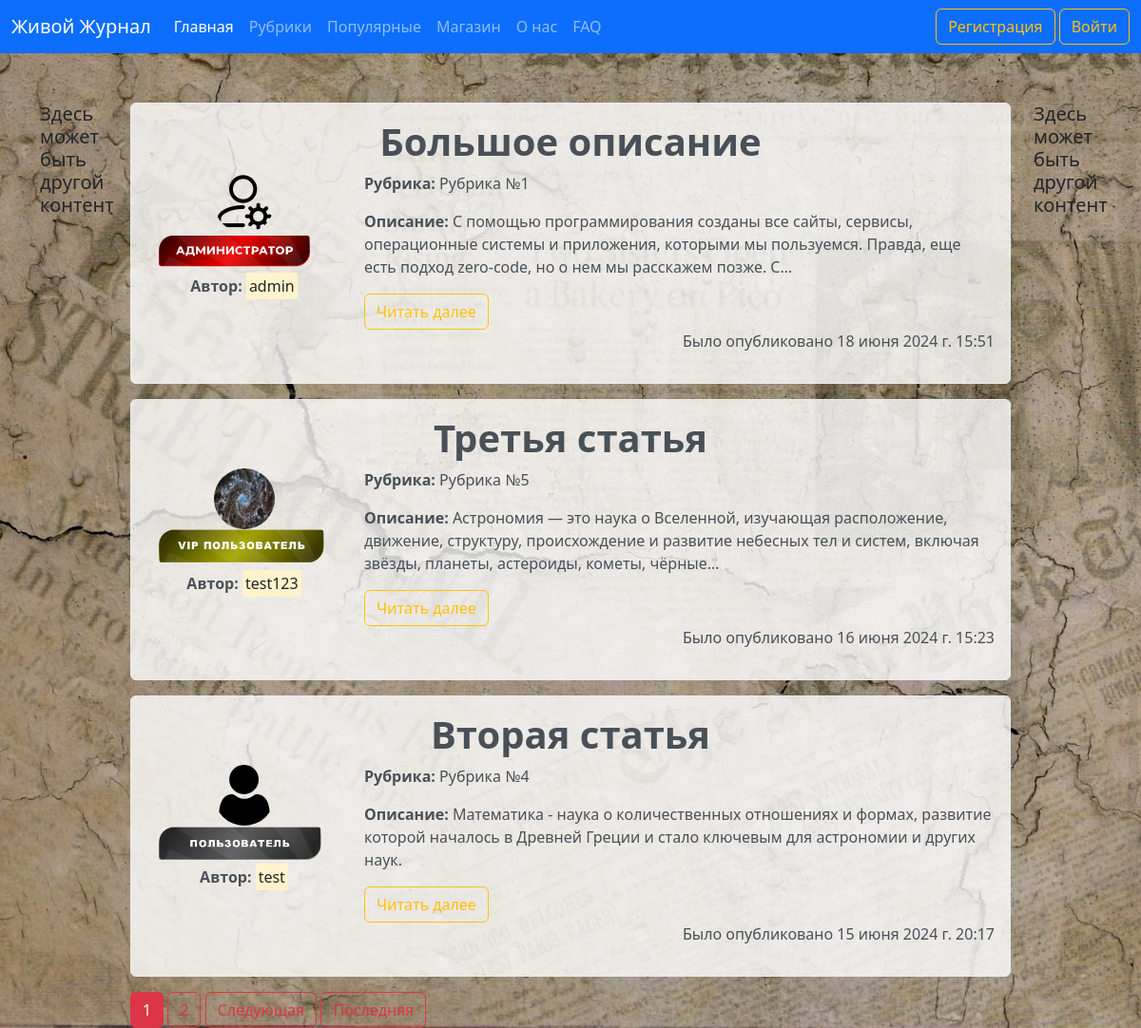
The page / on the database its author committed.
### journal/models.py (models this page shows, shortened)
class Article(models.Model):
    CATEGORY_CHOICES = [
        ('Рубрика №1', 'Category №1'),
        ('Рубрика №2', 'Category №2'),
        ('Рубрика №3', 'Category №3'),
        ('Рубрика №4', 'Category №4'),
        ('Рубрика №5', 'Category №5'),
    ]
    title = models.CharField('Название', max_length=100)
    description = models.TextField('Описание')
    text = models.TextField('Основной текст')
    category = models.CharField(max_length=50, verbose_name='Рубрика', choices=CATEGORY_CHOICES, default='Рубрика №1')
    author = models.ForeignKey(User, verbose_name='Автор', on_delete=models.CASCADE)
    publication = models.BooleanField('Статус публикации', default=False)
    date = models.DateTimeField('Дата', default=timezone.now)
    likes = models.IntegerField('Количество лайков', default=0)
    class Meta:
        verbose_name = 'Статью'
        verbose_name_plural = 'Статьи'

### users/models.py (models this page shows, shortened)
class Profile(models.Model):
    STATUS_CHOICES = {
        ('User', 'Пользователь'),
        ('User VIP', 'VIP пользователь'),
        ('Admin', 'Администратор'),
    }
    user = models.OneToOneField(User, verbose_name='Имя пользователя', on_delete=models.CASCADE)
    img = models.ImageField('Фото пользователя', default='default_user.png', upload_to='user_images')
    status = models.CharField(max_length=20, verbose_name='Статус пользователя', choices=STATUS_CHOICES, default='User')
    class Meta:
        verbose_name = 'Профаил'
        verbose_name_plural = 'Профайлы'

### journal/views.py (the view)
# urls.py: path('', views.HomeView.as_view(), name='home'),
class HomeView(ListView):
    model = Article
    template_name = 'journal/home.html'
    context_object_name = 'Article'
    ordering = ['-date']
    paginate_by = 3

### journal/templates/journal/home.html (shortened to what this page needs)
{% extends 'journal/base.html' %}
{% block home_active %}
  active
{% endblock %}
{% block content %}
    <div class="container mt-5">
      <div class="row">
        <div class="col-md-1 sidebar">
          <h5>Здесь может быть другой контент</h5>
        </div>
        <div class="col-md-10">
          {% for article in Article %}
          <div class="alert alert-light">
            <div class="row">
                <h1 style="text-align: center;"><strong>{{ article.title}}</strong></h1>
              <div class="col-md-3">
                <a href="{% url 'profile' %}" class="no-underline">
                  <div class="profile-container">
                    <img src="{{ article.author.profile.img.url }}" alt="{{ article.author }}" class="user_images">
                    {% if article.author.profile.status == 'User' %}
                    <img src="pictures/main_page/user_label.png" alt="Badge" width="180">
                    {% elif article.author.profile.status == 'Admin' %}
                    <img src="pictures/main_page/admin_label.png" alt="Badge" width="180">
                    {% else %}
                    <img src="pictures/main_page/user_vip_label.png" alt="Badge" width="180">
                    {% endif %}
                    <p><b>Автор:</b> <mark>{{ article.author.username }}</mark></p>
                  </div>
                </a>
              </div>
              <div class="col-md-9">
                <p><b>Рубрика:</b> {{ article.category }}</p>
                <p><b>Описание: </b>{{ article.description|striptags|truncatechars:180}}</p>
                  <a class="btn btn-outline-warning" href="{%  url 'articles-detail' article.id %}">Читать далее</a>
                <p class="right-align">Было опубликовано {{ article.date }}</p>
              </div>
            </div>
          </div>
          {% endfor %}
          {% if is_paginated %}
              {% for num in page_obj.paginator.page_range %}
                {% if num == page_obj.number %}
                  <button class ="btn btn-danger">{{ num }}</button>
                  {% elif num > page_obj.number|add:'-2' and num < page_obj.number|add:'2' %}
                    <a href="?page={{ num }}" class="btn btn-outline-danger">{{ num }}</a>
                {% endif %}
              {% endfor %}
              {% if page_obj.has_next %}
                  <a href="?page={{ page_obj.next_page_number }}" class="btn btn-outline-danger">Следующая</a>
                  <a href="?page={{ page_obj.paginator.num_pages }}" class="btn btn-outline-danger">Последняя</a>
              {% endif %}
          {% endif %}
        </div>
        <div class="col-md-1 sidebar">
          <h5>Здесь может быть другой контент</h5>
        </div>
      </div>
    </div>
{% endblock %}

### journal/templates/journal/base.html (shortened to what this page needs)
{% load static %}
<!DOCTYPE html>
<html lang="ru">
<head>
    <link rel="stylesheet" href="https://cdn.jsdelivr.net/npm/bootstrap@5.3.2/dist/css/bootstrap.min.css">
    <link rel="stylesheet" href="{% static 'journal/main.css' %}">
</head>
<body background='/pictures/background.jpg' alt="">
<nav class="navbar navbar-expand-lg navbar-dark bg-primary fixed-top navbar">
  <div class="container-fluid">
    <a class="navbar-brand">Живой Журнал</a>
    <div class="collapse navbar-collapse" id="navbarSupportedContent">
      <ul class="navbar-nav me-auto mb-2 mb-lg-0">
        <li class="nav-item">
          <a class="nav-link {% block home_active %}{% endblock %}" aria-current="page" href="{% url 'home' %}">Главная</a>
        </li>
        <li class="nav-item">
          <a class="nav-link {% block categories_active %}{% endblock %}" href="{% url 'categories' %}">Рубрики</a>
        </li>
        <li class="nav-item">
          <a class="nav-link {% block popular_active %}{% endblock %}" href="{% url 'popular' %}">Популярные</a>
        </li>
        <li class="nav-item">
          <a class="nav-link {% block shop_active %}{% endblock %}" href="{% url 'shop' %}">Магазин</a>
        </li>
        <li class="nav-item">
          <a class="nav-link {% block about_us_active %}{% endblock %}" href="{% url 'about-us' %}">О нас</a>
        </li>
        <li class="nav-item">
          <a class="nav-link {% block guide_active %}{% endblock %}" href="{% url 'guide' %}">FAQ</a>
        </li>
      </ul>
      <ul class="navbar-nav">
        <li class="nav-item">
          {% if not user.is_authenticated %}
              <a href="{% url 'reg' %}">
                 <button class="btn btn-outline-warning">Регистрация</button>
              </a>
              <a href="{% url 'user' %}">
                 <button class="btn btn-outline-warning">Войти</button>
              </a>
          {% endif %}
        </li>
      </ul>
    </div>
  </div>
</nav>
{% block content %}{% endblock %}
</body>
</html>

### journal/static/journal/main.css (style rules this page uses)
.user_images { width: 64px; height: 64px; border-radius: 50%; margin-right: 15px; }
body { background-repeat: no-repeat; background-size: cover; background-attachment: fixed; background-position: center; padding-top: 60px; }
.alert-light { background-color: rgba(255, 255, 255, 0.8); }
.profile-container { text-align: center; }
.user_images { display: block; margin: 0 auto; }
.right-align { text-align: right; }
.no-underline { text-decoration: none; color: inherit; }

### rows shown on the page
Article: title "Большое описание", author.profile.img (picture), author.username "admin", category "Рубрика №1", description "С помощью программирования созданы все сайты, сервисы, операционные системы и приложения, которыми мы пользуемся. Правда, еще есть подход zero-code, но о нем мы расскажем позже. С…", date "18 июня 2024 г. 15:51"
Article: title "Третья статья", author.profile.img (picture), author.username "test123", category "Рубрика №5", description "Астрономия — это наука о Вселенной, изучающая расположение, движение, структуру, происхождение и развитие небесных тел и систем, включая звёзды, планеты, астероиды, кометы, чёрные…", date "16 июня 2024 г. 15:23"
Article: title "Вторая статья", author.profile.img (placeholder picture), author.username "test", category "Рубрика №4", description "Математика - наука о количественных отношениях и формах, развитие которой началось в Древней Греции и стало ключевым для астрономии и других наук.", date "15 июня 2024 г. 20:17"

### other values the page prints
{{ num }} "1"
{{ num }} "2"
